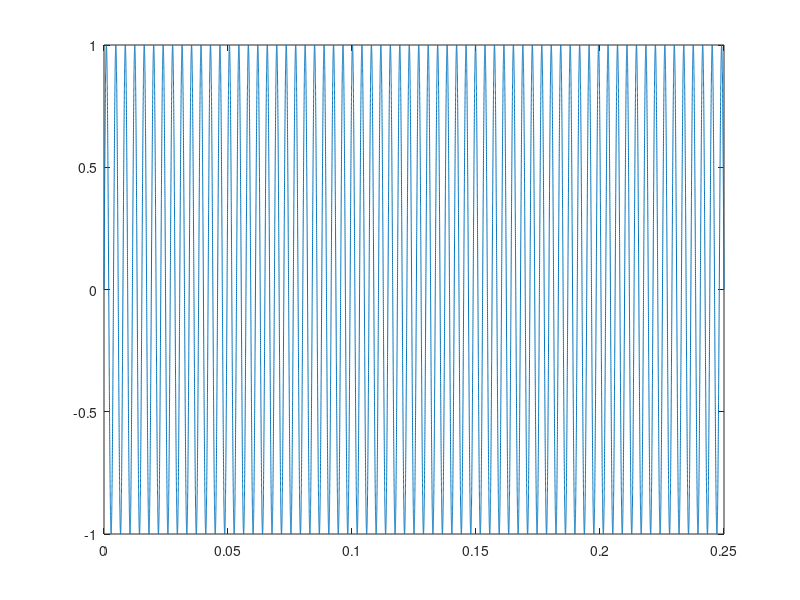

Reproduce this figure in MATLAB.
clear all
clc
Fs=200000; %frek sampling
t=0:1/Fs:0.25; %proses normalisasi
c=sin(2*pi*262*t);
d=sin(2*pi*294*t);
e=sin(2*pi*330*t);
f=sin(2*pi*249*t);
g=sin(2*pi*392*t);
a=sin(2*pi*440*t);
b=sin(2*pi*494*t);
c1=sin(2*pi*523*t);
nol=[zeros(size(t))];
nada1=[c,e,c,e,f,g,g,nol,b,c1,b,c1,b,g,nol,nol];
nada2=[c,e,c,e,f,g,g,nol,b,c1,b,c1,b,g,nol];
nada3=[c,nol,e,nol,g,nol,f,f,g,f,e,c,f,e,c,nol];
nada4=[c,nol,e,nol,g,nol,f,f,g,f,e,c,f,e,c];
lagu=[nada1,nada2,nada3,nada4];
sound(lagu,Fs)

plot(t,c)
%wavwrite(lagu,'gundul.wav')